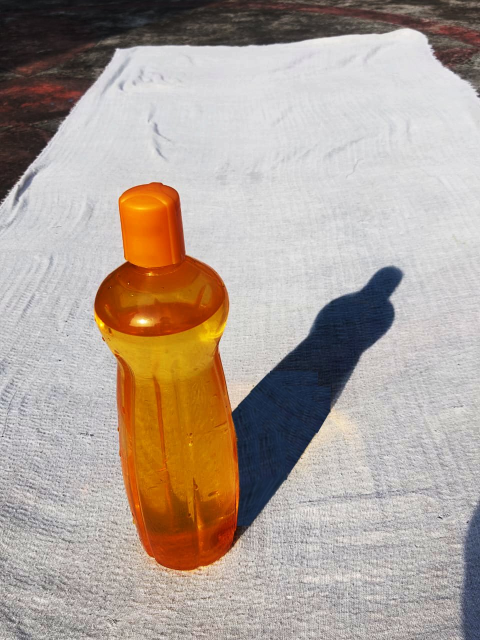
#> input picture project/new.jpg, 960 x 1280 px (shown at 1/2 size)
$ jupyter execute Prototype.ipynb   (older library calls are emulated)
#> lines starting #> are read from the running program, lines starting #| are printed output that depends on the picture; after the words box and inside, x2 and y2 are one past the last pixel; in counts of white or black regions, pixels touching at a corner belong together
#> further down, img is the input picture: shape (1280, 960, 3); mean B, G, R 151.7, 161.5, 175
[cell 1]
import cv2
import numpy as np
import matplotlib.pyplot as plt

[cell 2]
def measure_regions(binary_mask, min_area_pixels=0, include_rotated_rect=True):

    # Find connected components
    num_labels, labeled_img, stats, centroids = cv2.connectedComponentsWithStats(
        binary_mask, connectivity=8
    )

    regions = []

    # Process each component (skip background which is label 0)
    for i in range(1, num_labels):
        area = stats[i, cv2.CC_STAT_AREA]

        # Filter by minimum area
        if area < min_area_pixels:
            continue

        # Extract basic bounding box properties
        left = stats[i, cv2.CC_STAT_LEFT]
        top = stats[i, cv2.CC_STAT_TOP]
        width = stats[i, cv2.CC_STAT_WIDTH]
        height = stats[i, cv2.CC_STAT_HEIGHT]
        centroid = centroids[i]

        # Calculate aspect ratio
        aspect_ratio = width / height if height > 0 else 0

        # Calculate maximum length (diagonal of bounding box)
        max_length_bbox = np.sqrt(width**2 + height**2)

        # Find contour for this component
        component_mask = (labeled_img == i).astype(np.uint8) * 255
        contours, _ = cv2.findContours(component_mask, cv2.RETR_EXTERNAL, cv2.CHAIN_APPROX_SIMPLE)

        contour = contours[0] if len(contours) > 0 else np.array([])
        contour_length = len(contour)

        # Initialize region properties
        region_props = {
            'label': i,
            'area': int(area),
            'height': height,
            'width': width,
            'bbox': (left, top, width, height),
            'centroid': centroid,
            'aspect_ratio': aspect_ratio,
            'contour': contour,
            'contour_length': contour_length,
            'max_length_bbox': max_length_bbox
        }

        # Calculate rotated rectangle properties if requested
        if include_rotated_rect and len(contours) > 0:
            # Get the minimum area rectangle (rotated rectangle)
            rect = cv2.minAreaRect(contour)
            box = cv2.boxPoints(rect)
            box = np.intp(box)

            # Calculate the lengths of the rectangle sides
            side1 = np.linalg.norm(box[0] - box[1])
            side2 = np.linalg.norm(box[1] - box[2])
            max_length_actual = max(side1, side2)

            region_props['rotated_rect'] = box
            region_props['max_length_actual'] = max_length_actual

        regions.append(region_props)

    return regions, labeled_img, len(regions)

[cell 3]
def visualize_detections(image, binary_mask, regions, title="Detection Results",
                         show_height=True, show_width=False, show_area=True,
                         show_centroid=True, show_rotated_rect=False):

    img_rgb = cv2.cvtColor(image, cv2.COLOR_BGR2RGB)
    img_result = img_rgb.copy()

    # Create colored overlay
    overlay = img_rgb.copy()
    contours, _ = cv2.findContours(binary_mask, cv2.RETR_EXTERNAL, cv2.CHAIN_APPROX_SIMPLE)

    for region in regions:
        # Random color for each region
        color = np.random.randint(0, 255, 3).tolist()
        cv2.drawContours(overlay, [region['contour']], -1, color, -1)

    # Blend overlay with original
    img_result = cv2.addWeighted(img_rgb, 0.6, overlay, 0.4, 0)

    # Draw contours
    cv2.drawContours(img_result, contours, -1, (255, 255, 0), 2)

    # Draw annotations for each region
    for idx, region in enumerate(regions, 1):
        x, y, w, h = region['bbox']

        # Draw regular bounding box
        cv2.rectangle(img_result, (x, y), (x + w, y + h), (0, 255, 0), 2)

        # Draw rotated rectangle if requested
        if show_rotated_rect and 'rotated_rect' in region:
            cv2.drawContours(img_result, [region['rotated_rect']], 0, (255, 0, 0), 2)

        # Draw centroid
        if show_centroid:
            cx, cy = int(region['centroid'][0]), int(region['centroid'][1])
            cv2.circle(img_result, (cx, cy), 5, (255, 0, 0), -1)

        # Draw height measurement
        if show_height:
            cv2.line(img_result, (x + w + 5, y), (x + w + 5, y + h), (255, 0, 255), 2)
            cv2.putText(img_result, f"H:{h}px", (x + w + 10, y + h // 2),
                       cv2.FONT_HERSHEY_SIMPLEX, 0.5, (255, 0, 255), 2)

        # Draw width measurement
        if show_width:
            cv2.line(img_result, (x, y - 5), (x + w, y - 5), (0, 255, 255), 2)
            cv2.putText(img_result, f"W:{w}px", (x + w // 2 - 30, y - 10),
                       cv2.FONT_HERSHEY_SIMPLEX, 0.5, (0, 255, 255), 2)

        # Draw area text
        if show_area:
            area_text = f"#{idx}: {region['area']}px"
            cv2.putText(img_result, area_text, (x, y - 5),
                       cv2.FONT_HERSHEY_SIMPLEX, 0.6, (0, 255, 0), 2)

    # Display results
    fig, axes = plt.subplots(1, 3, figsize=(18, 6))

    axes[0].imshow(img_rgb)
    axes[0].set_title('Original Image', fontsize=12, fontweight='bold')
    axes[0].axis('off')

    axes[1].imshow(binary_mask, cmap='gray')
    axes[1].set_title(f'Binary Mask ({len(regions)} regions)', fontsize=12, fontweight='bold')
    axes[1].axis('off')

    axes[2].imshow(img_result)
    axes[2].set_title(title, fontsize=12, fontweight='bold')
    axes[2].axis('off')

    plt.tight_layout()
    plt.show()

    # Print statistics
    total_area = sum(r['area'] for r in regions)
    img_area = image.shape[0] * image.shape[1]

    print(f"\n{'='*60}")
    print(f"  {title.upper()}")
    print(f"{'='*60}")
    print(f"Number of regions: {len(regions)}")
    print(f"Total area: {total_area:,} pixels ({total_area/img_area*100:.2f}%)")
    print(f"\nIndividual Regions:")
    print(f"{'-'*60}")

    for idx, region in enumerate(regions, 1):
        x, y, w, h = region['bbox']
        cx, cy = region['centroid']
        print(f"  Region {idx}:")
        print(f"    Area: {region['area']:,} pixels")
        print(f"    Size: {region['width']}px (W) × {region['height']}px (H)")
        print(f"    Aspect Ratio: {region['aspect_ratio']:.2f}")
        print(f"    Centroid: ({cx:.1f}, {cy:.1f})")
        if 'max_length_actual' in region:
            print(f"    Max Length: {region['max_length_actual']:.2f} pixels")
    print(f"{'='*60}\n")

[cell 4]
def detect_objects_chromaticity(image, chroma_grad_threshold=30, sat_threshold=40,
                                smoothing_kernel=5, morph_kernel=7):

    # Convert to Lab color space
#> called with chroma_grad_threshold = 30, sat_threshold = 40, smoothing_kernel = 5, morph_kernel = 7
    lab = cv2.cvtColor(image, cv2.COLOR_BGR2LAB)
#> lab: shape (1280, 960, 3); mean of channels 0, 1, 2 170.6, 133.1, 134.8
    l_channel, a_channel, b_channel = cv2.split(lab)
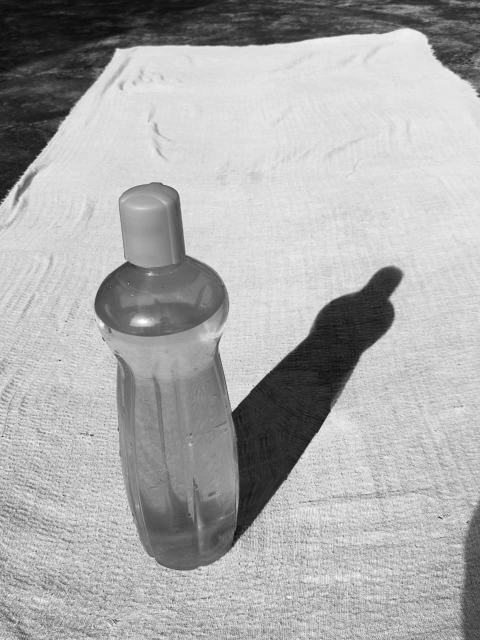
#> l_channel: shape (1280, 960) (shown at 1/2 size); min 8, max 255, mean 170.6
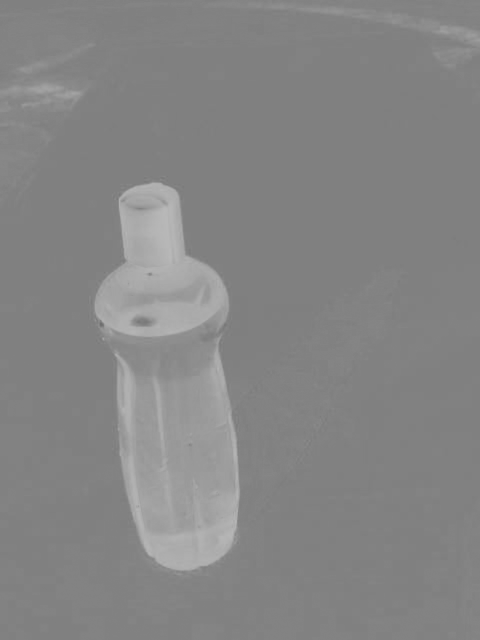
#> a_channel: shape (1280, 960) (shown at 1/2 size); min 107, max 185, mean 133.1
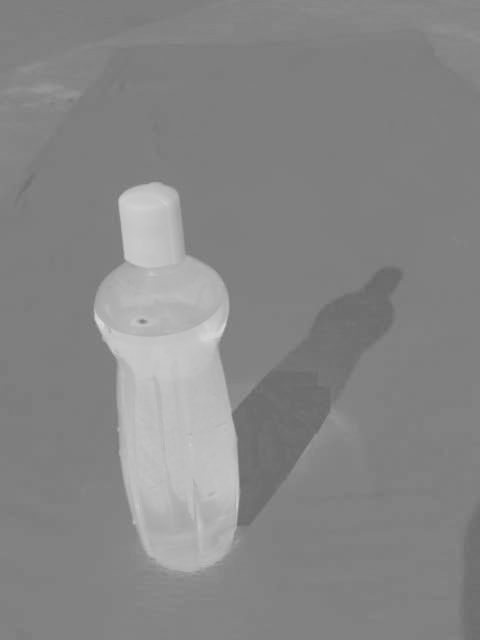
#> b_channel: shape (1280, 960) (shown at 1/2 size); min 102, max 217, mean 134.8

    # Convert to HSV for saturation
    hsv = cv2.cvtColor(image, cv2.COLOR_BGR2HSV)
#> hsv: shape (1280, 960, 3); mean H, S, V 69.5, 49, 177.9
    h_channel, s_channel, v_channel = cv2.split(hsv)
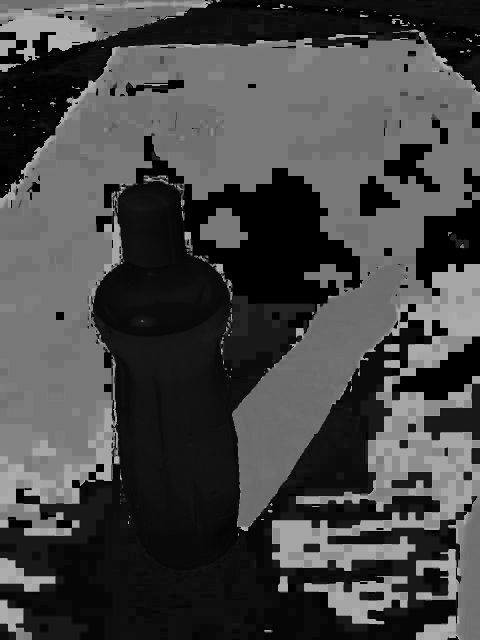
#> h_channel: shape (1280, 960) (shown at 1/2 size); min 0, max 179, mean 69.5
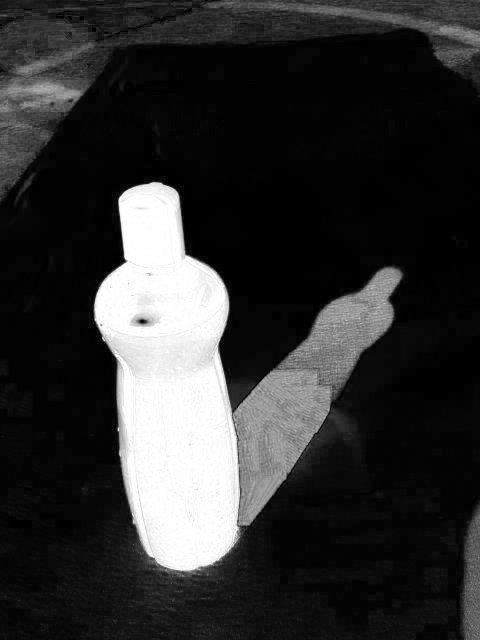
#> s_channel: shape (1280, 960) (shown at 1/2 size); min 0, max 255, mean 49
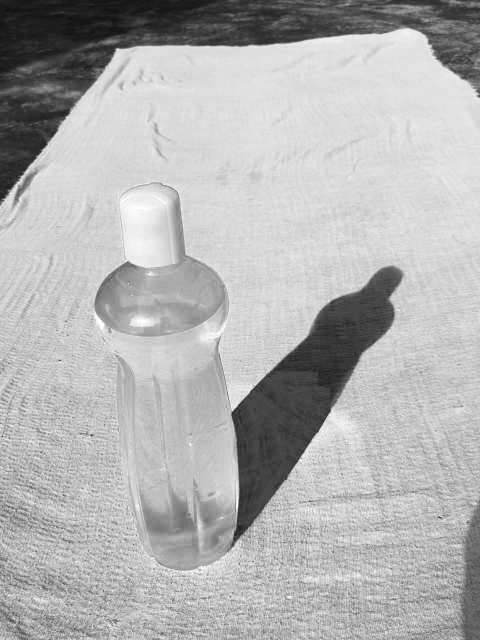
#> v_channel: shape (1280, 960) (shown at 1/2 size); min 14, max 255, mean 177.9

    # Apply Gaussian blur for smooth gradients
    a_smooth = cv2.GaussianBlur(a_channel, (smoothing_kernel, smoothing_kernel), 0)
    b_smooth = cv2.GaussianBlur(b_channel, (smoothing_kernel, smoothing_kernel), 0)

    # Compute gradients using Sobel operator
    a_grad_x = cv2.Sobel(a_smooth, cv2.CV_64F, 1, 0, ksize=3)
    a_grad_y = cv2.Sobel(a_smooth, cv2.CV_64F, 0, 1, ksize=3)
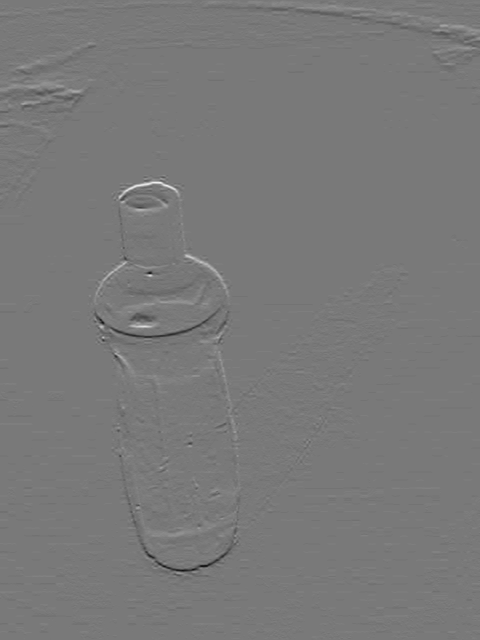
#> a_grad_y: shape (1280, 960) float64 (shown at 1/2 size); min -89, max 98, mean 0; drawn with min black and max white
    b_grad_x = cv2.Sobel(b_smooth, cv2.CV_64F, 1, 0, ksize=3)
    b_grad_y = cv2.Sobel(b_smooth, cv2.CV_64F, 0, 1, ksize=3)

    # Combined chromaticity gradient magnitude
    chroma_gradient = np.sqrt(a_grad_x**2 + a_grad_y**2 + b_grad_x**2 + b_grad_y**2)
    chroma_gradient_norm = np.uint8((chroma_gradient / chroma_gradient.max() * 255))

    # Detect object boundaries
    _, chroma_edges = cv2.threshold(chroma_gradient_norm, chroma_grad_threshold, 255, cv2.THRESH_BINARY)
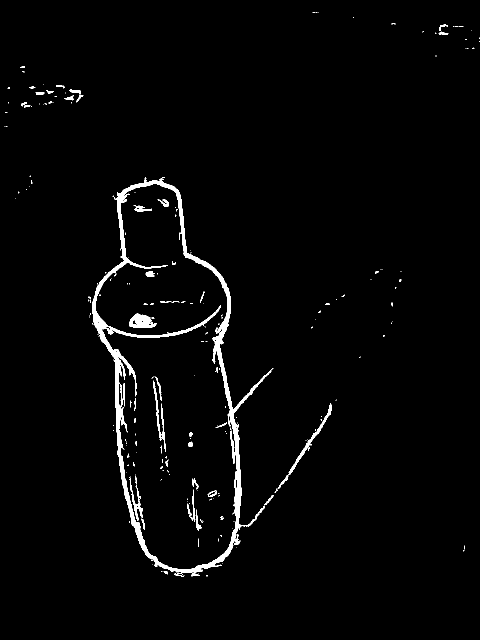
#> chroma_edges: shape (1280, 960) (shown at 1/2 size); 2.1% white; 250 white regions (195 under 20 px), largest, box (x1, y1, x2, y2) and area: (185, 361, 543, 1146) 18817, (258, 627, 314, 656) 1013, (577, 807, 664, 950) 870

    # Saturation mask
    _, sat_mask = cv2.threshold(s_channel, sat_threshold, 255, cv2.THRESH_BINARY)
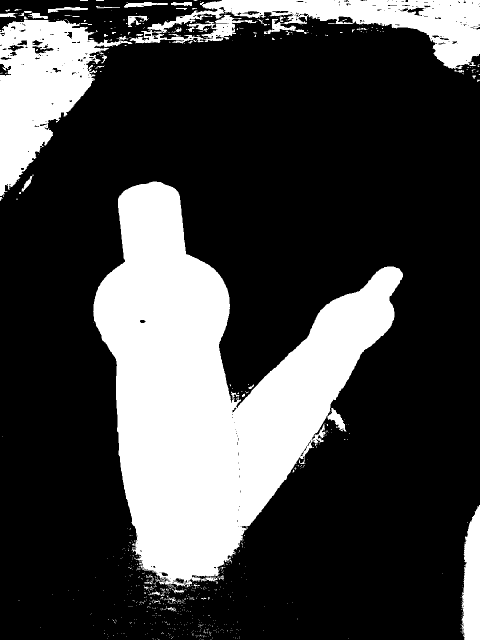
#> sat_mask: shape (1280, 960) (shown at 1/2 size); 26% white; 904 white regions (848 under 20 px), largest, box (x1, y1, x2, y2) and area: (186, 363, 806, 1175) 227932, (0, 40, 265, 392) 41977, (259, 0, 960, 139) 32838

    # Dilate chromaticity edges
    kernel_dilate = cv2.getStructuringElement(cv2.MORPH_ELLIPSE, (3, 3))
    chroma_edges_dilated = cv2.dilate(chroma_edges, kernel_dilate, iterations=2)
#> chroma_edges_dilated: shape (1280, 960); 3.9% white; 110 white regions (22 under 20 px), largest, box (x1, y1, x2, y2) and area: (175, 352, 550, 1156) 33813, (547, 805, 666, 988) 1953, (304, 759, 333, 906) 1510

    # Combine with saturation
    object_mask = cv2.bitwise_and(sat_mask, chroma_edges_dilated)
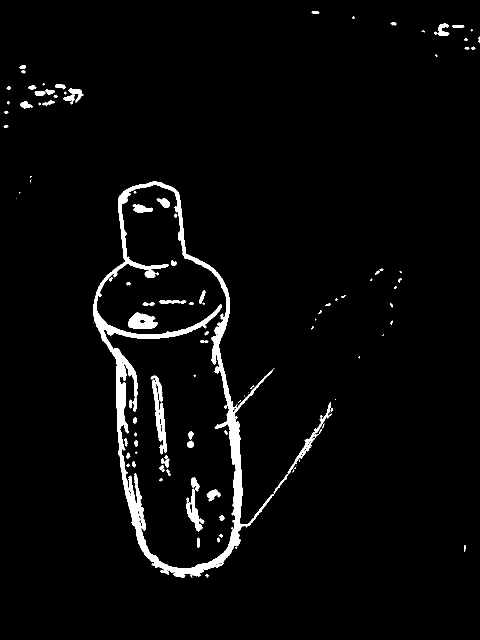
#> object_mask: shape (1280, 960) (shown at 1/2 size); 3.2% white; 121 white regions (43 under 20 px), largest, box (x1, y1, x2, y2) and area: (186, 363, 549, 1156) 27075, (304, 759, 333, 906) 1510, (256, 625, 316, 658) 1359

    # Morphological refinement
    kernel_morph = cv2.getStructuringElement(cv2.MORPH_ELLIPSE, (morph_kernel, morph_kernel))
    object_mask = cv2.morphologyEx(object_mask, cv2.MORPH_CLOSE, kernel_morph, iterations=3)
#> object_mask: shape (1280, 960); 4.2% white; 53 white regions (18 under 20 px), largest, box (x1, y1, x2, y2) and area: (186, 363, 666, 1156) 39831, (301, 751, 342, 963) 3046, (56, 166, 167, 211) 2772
    object_mask = cv2.morphologyEx(object_mask, cv2.MORPH_OPEN, kernel_morph, iterations=1)
#> object_mask: shape (1280, 960); 4% white; 23 white regions
#> (the rest of the program and of its run is left out)
